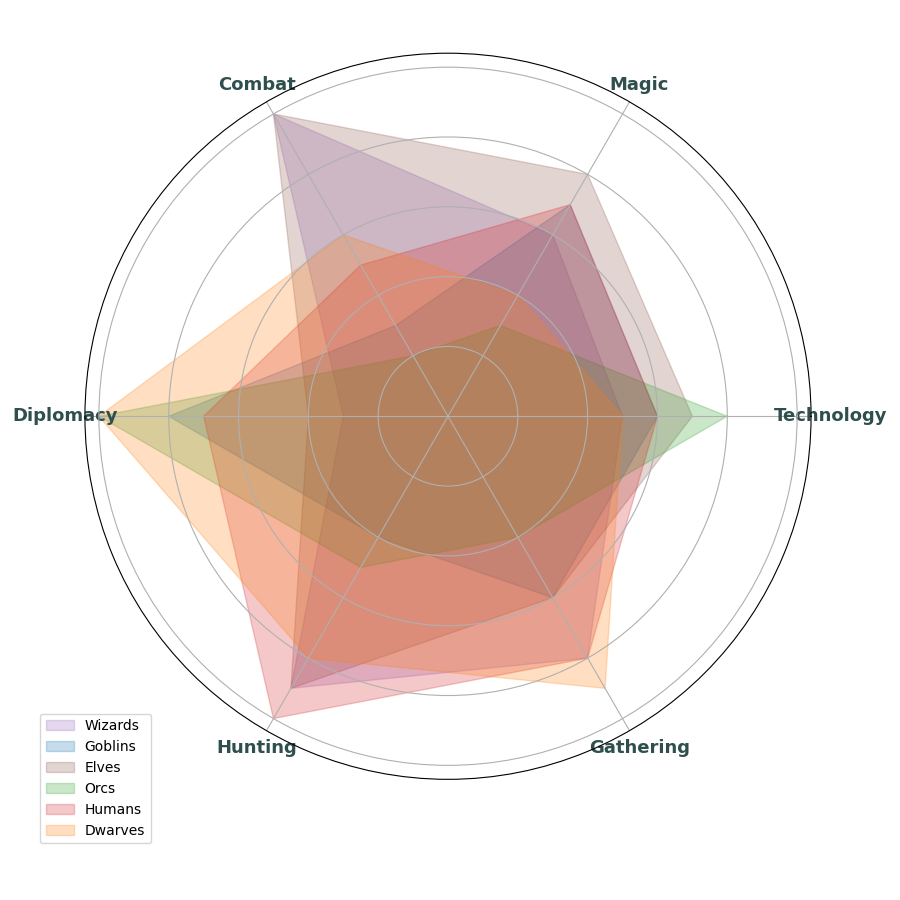

This chart was generated by the following Python code:
import matplotlib.pyplot as plt
import numpy as np

attributes = ['Technology', 'Magic', 'Combat', 'Diplomacy', 'Hunting', 'Gathering']
civilizations = ['Wizards', 'Goblins', 'Elves', 'Orcs', 'Humans', 'Dwarves']

elves = [7, 8, 10, 4, 9, 6]
dwarves = [5, 4, 6, 10, 8, 9]
humans = [6, 7, 5, 7, 10, 8]
orcs = [8, 3, 2, 10, 5, 4]
goblins = [6, 7, 3, 8, 4, 6]
wizards = [5, 6, 10, 3, 9, 8]

data = np.array([wizards, goblins, elves, orcs, humans, dwarves])

num_vars = len(attributes)
angles = np.linspace(0, 2 * np.pi, num_vars, endpoint=False).tolist()
angles += angles[:1]

data = np.concatenate((data, data[:, [0]]), axis=1)

fig, ax = plt.subplots(figsize=(9, 9), subplot_kw=dict(polar=True))

colors = ['#9467bd', '#1f77b4', '#8c564b', '#2ca02c', '#d62728', '#ff7f0e']
for idx, (label, color) in enumerate(zip(civilizations, colors)):
    ax.fill(angles, data[idx], color=color, alpha=0.25, label=label)

ax.set_yticklabels([])
ax.set_xticks(angles[:-1])
ax.set_xticklabels(attributes, fontsize=13, fontweight='bold', color='darkslategray')

plt.legend(loc='upper right', bbox_to_anchor=(0.1, 0.1))
plt.tight_layout()
plt.show()
